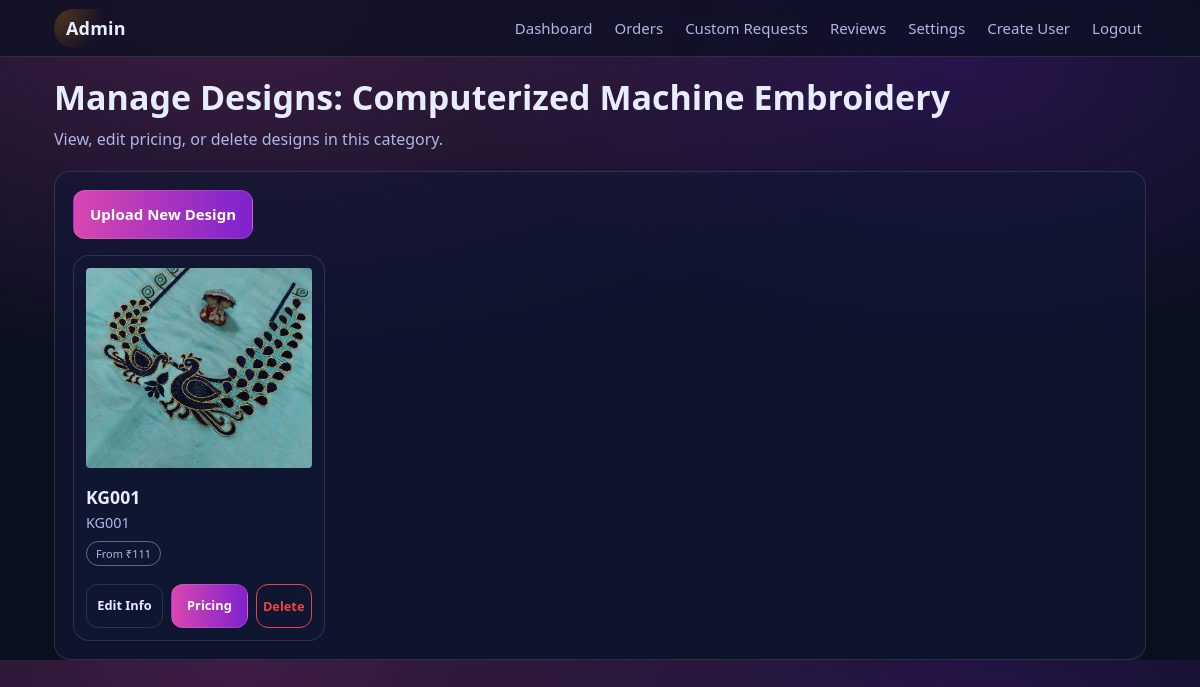
The page /admin/services/embroidery/designs (signed in) on the database its author committed.
### app/models.py (models this page shows, shortened)
class Service(db.Model):
    __tablename__ = "service"
    id = db.Column(db.Integer, primary_key=True)
    slug = db.Column(db.String(64), unique=True, nullable=False, index=True)
    name_en = db.Column(db.String(128), nullable=False)
    name_ta = db.Column(db.String(128), nullable=False)
    created_at = db.Column(db.DateTime(timezone=True), default=_utcnow, nullable=False)
    designs = db.relationship("Design", backref="service", lazy=True,
                              cascade="all, delete-orphan")

class Design(db.Model):
    __tablename__ = "design"
    id = db.Column(db.Integer, primary_key=True)
    service_id = db.Column(db.Integer, db.ForeignKey("service.id"), nullable=False, index=True)
    title_en = db.Column(db.String(200), nullable=False)
    title_ta = db.Column(db.String(200), nullable=False)
    min_price_inr = db.Column(db.Integer, nullable=True)
    design_charge_inr = db.Column(db.Integer, nullable=True)
    design_charge_first_order_only = db.Column(db.Boolean, nullable=False, default=True)
    design_charge_applied_once = db.Column(db.Boolean, nullable=False, default=False)
    is_new_arrival = db.Column(db.Boolean, nullable=False, default=False)
    image_filename = db.Column(db.String(500), nullable=False, default="")
    created_at = db.Column(db.DateTime(timezone=True), default=_utcnow, nullable=False)
    stitches = db.relationship(
        "DesignStitches", backref="design", uselist=False, lazy=True,
        cascade="all, delete-orphan"
    )
    images = db.relationship(
        "DesignImage", backref="design", lazy=True,
        cascade="all, delete-orphan", order_by="DesignImage.id"
    )

### app/routes/admin.py (the view)
@bp.get("/services/<slug>/designs")
@login_required
def designs_list(slug: str):
    service = Service.query.filter_by(slug=slug).first_or_404()
    designs = Design.query.filter_by(service_id=service.id).order_by(Design.id.desc()).all()
    return render_template("admin/designs_list.html", service=service, designs=designs)

### app/models.py (called while the page is built)
@login_manager.user_loader
def load_user(user_id: str):
    return db.session.get(User, int(user_id))

def get_setting(key: str, default: str = "") -> str:
    s = Setting.query.filter_by(key=key).first()
    return s.value if s else default

    @property
    def is_authenticated(self):
        return True

### app/templates/admin/designs_list.html (shortened to what this page needs)
{% extends "admin/layout.html" %}
{% block content %}
<div class="page-header">
  <h1>Manage Designs: {{ service.name_en }}</h1>
  <p class="muted">View, edit pricing, or delete designs in this category.</p>
</div>
<div class="card">
  <div style="margin-bottom: 16px;">
    <a href="{{ url_for('admin.design_new', slug=service.slug) }}" class="btn">Upload New Design</a>
  </div>
  <div class="grid" style="grid-template-columns: repeat(auto-fill, minmax(250px, 1fr));">
    {% for ds in designs %}
      <div class="card" style="padding: 12px; display: flex; flex-direction: column; gap: 8px;">
        <img src="{{ img_url(ds.image_filename) }}" alt="{{ ds.title_en }}" style="width: 100%; height: 200px; object-fit: cover; border-radius: 4px;">
        <div>
          <strong style="display: block; font-size: 1.1rem; margin-top: 8px;">{{ ds.title_en }}</strong>
          <span class="muted" style="font-size: 0.9rem;">{{ ds.title_ta }}</span>
        </div>
        <div style="font-size: 0.9rem;">
          <span class="tag">From ₹{{ ds.min_price_inr if ds.min_price_inr else 0 }}</span>
        </div>
        <div class="card-actions" style="margin-top: auto; padding-top: 12px; display:flex; gap: 8px;">
          <a href="{{ url_for('admin.design_details_edit', design_id=ds.id) }}" class="btn btn-outline" style="flex: 1; text-align: center; font-size: 0.8rem; padding: 6px;">Edit Info</a>
          <a href="{{ url_for('admin.design_edit_pricing', design_id=ds.id) }}" class="btn btn-primary" style="flex: 1; text-align: center; font-size: 0.8rem; padding: 6px;">Pricing</a>
          <form method="post" action="{{ url_for('admin.design_delete', design_id=ds.id) }}" style="display:flex;">
            <button type="submit" class="btn btn-outline" style="color: #ef4444; border-color: #ef4444; font-size: 0.8rem; padding: 6px;" onclick="return confirm('Are you sure you want to delete this design?');">Delete</button>
          </form>
        </div>
      </div>
    {% else %}
      <p class="muted">No designs uploaded for this service yet.</p>
    {% endfor %}
  </div>
</div>
{% endblock %}

### app/static/css/styles.css (style rules this page uses)
:root { --bg:#0b1020; --card:#111836; --text:#e8ecff; --muted:#aeb7e6; --border:rgba(255,255,255,.12); --accent1:#d946b0; --accent2:#7e22ce; --gold:#f59e0b; --white:#ffffff; --coral:#fb7185; --radius-sm:10px; --radius-md:14px; --radius-lg:18px; --transition-fast:.16s ease; --transition-med:.25s ease; }
* { box-sizing:border-box;margin:0;padding:0 }
html { -webkit-text-size-adjust:100%;scroll-behavior:smooth }
body { font-family: 'Segoe UI', system-ui, -apple-system, Roboto, 'Noto Sans', 'Liberation Sans', sans-serif; background: radial-gradient(1200px 600px at 20% 0%, rgba(217,70,176,.25), transparent 60%), radial-gradient(900px 500px at 80% 10%, rgba(126,34,206,.25), transparent 55%), var(--bg); color:var(--text); line-height:1.5; overflow-x:hidden; -webkit-font-smoothing:antialiased; }
a { color:inherit;text-decoration:none }
img { max-width:100%;height:auto;display:block }
button { font-family:inherit }
h1 { margin:0 0 10px;font-size:clamp(22px, 4vw, 34px);line-height:1.18 }
.muted { color:var(--muted) }
.grid { display:grid; grid-template-columns:repeat(3, minmax(0, 1fr)); gap:clamp(10px, 2vw, 16px); }
.card { border:1px solid var(--border); background:rgba(17,24,54,.6); border-radius:16px; padding:clamp(12px, 2vw, 18px); position:relative; overflow:hidden; transition:border-color var(--transition-fast), transform var(--transition-fast), box-shadow var(--transition-fast); }
.card::before { content:""; position:absolute;inset:-1px; border-radius:inherit; background:radial-gradient(circle at 0 0, rgba(245,158,11,.35), transparent 55%); opacity:0; transition:opacity .18s ease; pointer-events:none; }
.card-actions { display:flex;gap:10px;margin-top:12px;flex-wrap:wrap }
.btn { display:inline-flex; align-items:center; justify-content:center; gap:8px; padding:clamp(10px, 1.5vw, 12px) clamp(12px, 2vw, 16px); border-radius:12px; border:1px solid rgba(255,255,255,.12); background:linear-gradient(90deg, var(--accent1), var(--accent2)); color:var(--white); font-weight:700; font-size:clamp(13px, 1.6vw, 15px); cursor:pointer; min-height:44px; transition:filter var(--transition-fast), transform var(--transition-fast); white-space:nowrap; }
.btn-outline { background:transparent;color:var(--text) }
.page-header { margin:clamp(12px, 2vw, 20px) 0 }
.tag { font-size:11px; padding:4px 9px; border-radius:999px; border:1px solid rgba(148,163,184,.6); color:var(--muted); }

### rows shown on the page
Service: name_en "Computerized Machine Embroidery"
Design: image_filename (picture), title_en "KG001", title_ta "KG001", min_price_inr "111"
